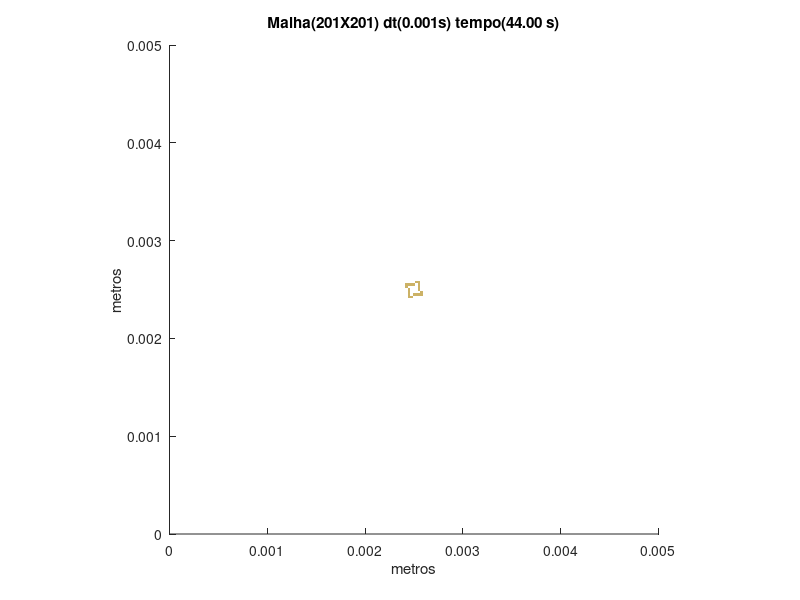

The MATLAB script that drew this image:
set (gca,'PlotBoxAspectRatio',[1 1 1],'Xlim',[0,0.005],'Ylim',[0,0.005])
hold on
title('Malha(201X201) dt(0.001s) tempo(44.00 s)')
hold on
ylabel('metros')
hold on
xlabel('metros')
hold on

fill([0.00243781094527363 0.00243781094527363 0.00246268656716418 0.00246268656716418],[0.00241293532338308 0.00243781094527363 0.00243781094527363 0.00241293532338308],[0.8,0.7,0.4],'LineStyle','none')

fill([0.00246268656716418 0.00246268656716418 0.00248756218905473 0.00248756218905473],[0.00241293532338308 0.00243781094527363 0.00243781094527363 0.00241293532338308],[0.8,0.7,0.4],'LineStyle','none')

fill([0.00243781094527363 0.00243781094527363 0.00246268656716418 0.00246268656716418],[0.00243781094527363 0.00246268656716418 0.00246268656716418 0.00243781094527363],[0.8,0.7,0.4],'LineStyle','none')

fill([0.00248756218905473 0.00248756218905473 0.00251243781094527 0.00251243781094527],[0.00243781094527363 0.00246268656716418 0.00246268656716418 0.00243781094527363],[0.8,0.7,0.4],'LineStyle','none')

fill([0.00251243781094527 0.00251243781094527 0.00253731343283582 0.00253731343283582],[0.00243781094527363 0.00246268656716418 0.00246268656716418 0.00243781094527363],[0.8,0.7,0.4],'LineStyle','none')

fill([0.00253731343283582 0.00253731343283582 0.00256218905472637 0.00256218905472637],[0.00243781094527363 0.00246268656716418 0.00246268656716418 0.00243781094527363],[0.8,0.7,0.4],'LineStyle','none')

fill([0.00256218905472637 0.00256218905472637 0.00258706467661692 0.00258706467661692],[0.00243781094527363 0.00246268656716418 0.00246268656716418 0.00243781094527363],[0.8,0.7,0.4],'LineStyle','none')

fill([0.00243781094527363 0.00243781094527363 0.00246268656716418 0.00246268656716418],[0.00246268656716418 0.00248756218905473 0.00248756218905473 0.00246268656716418],[0.8,0.7,0.4],'LineStyle','none')

fill([0.00256218905472637 0.00256218905472637 0.00258706467661692 0.00258706467661692],[0.00246268656716418 0.00248756218905473 0.00248756218905473 0.00246268656716418],[0.8,0.7,0.4],'LineStyle','none')

fill([0.00243781094527363 0.00243781094527363 0.00246268656716418 0.00246268656716418],[0.00248756218905473 0.00251243781094527 0.00251243781094527 0.00248756218905473],[0.8,0.7,0.4],'LineStyle','none')

fill([0.00253731343283582 0.00253731343283582 0.00256218905472637 0.00256218905472637],[0.00248756218905473 0.00251243781094527 0.00251243781094527 0.00248756218905473],[0.8,0.7,0.4],'LineStyle','none')

fill([0.00241293532338308 0.00241293532338308 0.00243781094527363 0.00243781094527363],[0.00251243781094527 0.00253731343283582 0.00253731343283582 0.00251243781094527],[0.8,0.7,0.4],'LineStyle','none')

fill([0.00253731343283582 0.00253731343283582 0.00256218905472637 0.00256218905472637],[0.00251243781094527 0.00253731343283582 0.00253731343283582 0.00251243781094527],[0.8,0.7,0.4],'LineStyle','none')

fill([0.00241293532338308 0.00241293532338308 0.00243781094527363 0.00243781094527363],[0.00253731343283582 0.00256218905472637 0.00256218905472637 0.00253731343283582],[0.8,0.7,0.4],'LineStyle','none')

fill([0.00243781094527363 0.00243781094527363 0.00246268656716418 0.00246268656716418],[0.00253731343283582 0.00256218905472637 0.00256218905472637 0.00253731343283582],[0.8,0.7,0.4],'LineStyle','none')

fill([0.00246268656716418 0.00246268656716418 0.00248756218905473 0.00248756218905473],[0.00253731343283582 0.00256218905472637 0.00256218905472637 0.00253731343283582],[0.8,0.7,0.4],'LineStyle','none')

fill([0.00248756218905473 0.00248756218905473 0.00251243781094527 0.00251243781094527],[0.00253731343283582 0.00256218905472637 0.00256218905472637 0.00253731343283582],[0.8,0.7,0.4],'LineStyle','none')

fill([0.00253731343283582 0.00253731343283582 0.00256218905472637 0.00256218905472637],[0.00253731343283582 0.00256218905472637 0.00256218905472637 0.00253731343283582],[0.8,0.7,0.4],'LineStyle','none')

fill([0.00251243781094527 0.00251243781094527 0.00253731343283582 0.00253731343283582],[0.00256218905472637 0.00258706467661692 0.00258706467661692 0.00256218905472637],[0.8,0.7,0.4],'LineStyle','none')

fill([0.00253731343283582 0.00253731343283582 0.00256218905472637 0.00256218905472637],[0.00256218905472637 0.00258706467661692 0.00258706467661692 0.00256218905472637],[0.8,0.7,0.4],'LineStyle','none')
